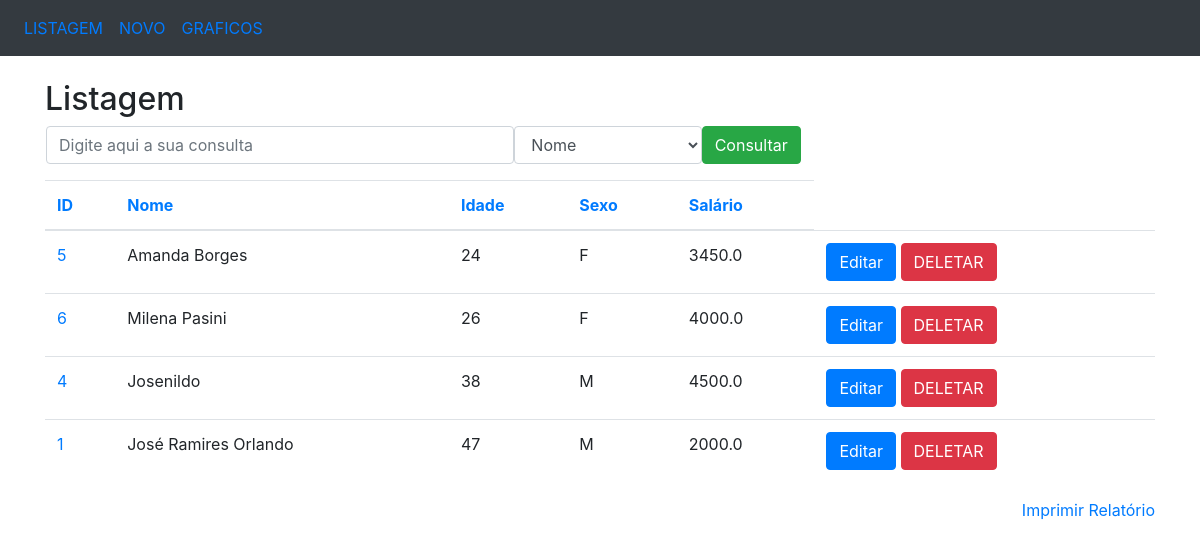
/ordenacao/idade/id, run on the app's committed database.
### app/models/tables.py (models this page shows, shortened)
class Pessoa(db.Model):
    __tablename__ = 'pessoas'
    id = db.Column(db.Integer, primary_key=True)
    nome = db.Column(db.String(50), nullable=False)
    idade = db.Column(db.Integer)
    sexo = db.Column(db.String(1))
    salario = db.Column(db.Float)

### app/controllers/default.py (the view)
@app.route('/ordenacao/<campo>/<ordem_anterior>')
def ordenacao(campo='id', ordem_anterior=''):
    if campo == 'id':
        if ordem_anterior == campo:
            pessoas = Pessoa.query.order_by(Pessoa.id.desc()).all()
        else:
            pessoas = Pessoa.query.order_by(Pessoa.id).all()
    elif campo == 'nome':
        if ordem_anterior == campo:
            pessoas = Pessoa.query.order_by(Pessoa.nome.desc()).all()
        else:
            pessoas = Pessoa.query.order_by(Pessoa.nome).all()
    elif campo == 'idade':
        if ordem_anterior == campo:
            pessoas = Pessoa.query.order_by(Pessoa.idade.desc()).all()
        else:
            pessoas = Pessoa.query.order_by(Pessoa.idade).all()
    elif campo == 'sexo':
        if ordem_anterior == campo:
            pessoas = Pessoa.query.order_by(Pessoa.sexo.desc()).all()
        else:
            pessoas = Pessoa.query.order_by(Pessoa.sexo).all()
    elif campo == 'salario':
        if ordem_anterior == campo:
            pessoas = Pessoa.query.order_by(Pessoa.salario.desc()).all()
        else:
            pessoas = Pessoa.query.order_by(Pessoa.salario).all()
    else:
        pessoas = Pessoa.query.order_by(Pessoa.id).all()
    return render_template('listagem.html', pessoas=pessoas, ordem=campo)

### app/templates/listagem.html (shortened to what this page needs)
<!DOCTYPE html>
<html lang="en">
<head>
    <link rel="stylesheet" href="https://maxcdn.bootstrapcdn.com/bootstrap/4.3.1/css/bootstrap.min.css">
</head>
<body>
    <nav class="navbar navbar-expand-sm bg-dark">
        <ul class="navbar-nav">
            <li class="nav-item">
                <a class="nav-link" href="/listagem">LISTAGEM</a>
            </li>
            <li class="nav-item">
                <a class="nav-link" href="/insercao">NOVO</a>
            </li>
            <li class="nav-item">
                <a class="nav-link" href="/graficos">GRAFICOS</a>
            </li>
        </ul>
    </nav>
    <br>
    <div class="container">
        <h2>Listagem</h2>
        <form action="/consulta" method="POST" name="frm_consulta" class="ml-3">
            <div class="form-group">
                <div class="row">
                    <input type="text" class="form-control col-md-5" name="consulta" placeholder="Digite aqui a sua consulta">
                    <select class="form-control col-md-2" name="campo">
                        <option value="nome">Nome</option>
                    </select>
                    <button type="submit" class="btn btn-success">Consultar</button>
                </div>
            </div>
        </form>
        <div style="overflow: scroll; height: 310; width: 100%;" align="center">
            <table class="table">
                <thead>
                    <tr>
                        <th><a href="/ordenacao/id/{{ordem}}">ID</a></th>
                        <th><a href="/ordenacao/nome/{{ordem}}">Nome</a></th>
                        <th><a href="/ordenacao/idade/{{ordem}}">Idade</a></th>
                        <th><a href="/ordenacao/sexo/{{ordem}}">Sexo</a></th>
                        <th><a href="/ordenacao/salario/{{ordem}}">Salário</a></th>
                    </tr>
                </thead>
                <tbody>
                    {% for pessoa in pessoas %}
                    <tr>
                        <td nowrap="true">
                            <a href="/selecao/{{pessoa.id}}">{{pessoa.id}}</a>
                        </td>
                        <td nowrap="true">{{pessoa.nome}}</td>
                        <td nowrap="true">{{pessoa.idade}}</td>
                        <td nowrap="true">{{pessoa.sexo}}</td>
                        <td nowrap="true">{{pessoa.salario}}</td>
                        <td>
                            <a href="/edicao/{{pessoa.id}}" class="btn btn-primary" role="button">
                                Editar
                            </a>
                            <a href="/delecao/{{pessoa.id}}" class="btn btn-danger" role="button">
                                DELETAR
                            </a>
                        </td>
                    </tr>
                    {% endfor %}
                </tbody>
            </table>
        </div>
        <a href="#" style="float: right;" onclick="relatorio()">Imprimir Relatório</a>
    </div>
</body>
</html>

### data on the page
Pessoa: id "5", nome "Amanda Borges", idade "24", sexo "F", salario "3450.0"
Pessoa: id "6", nome "Milena Pasini", idade "26", sexo "F", salario "4000.0"
Pessoa: id "4", nome "Josenildo", idade "38", sexo "M", salario "4500.0"
Pessoa: id "1", nome "José Ramires Orlando", idade "47", sexo "M", salario "2000.0"
